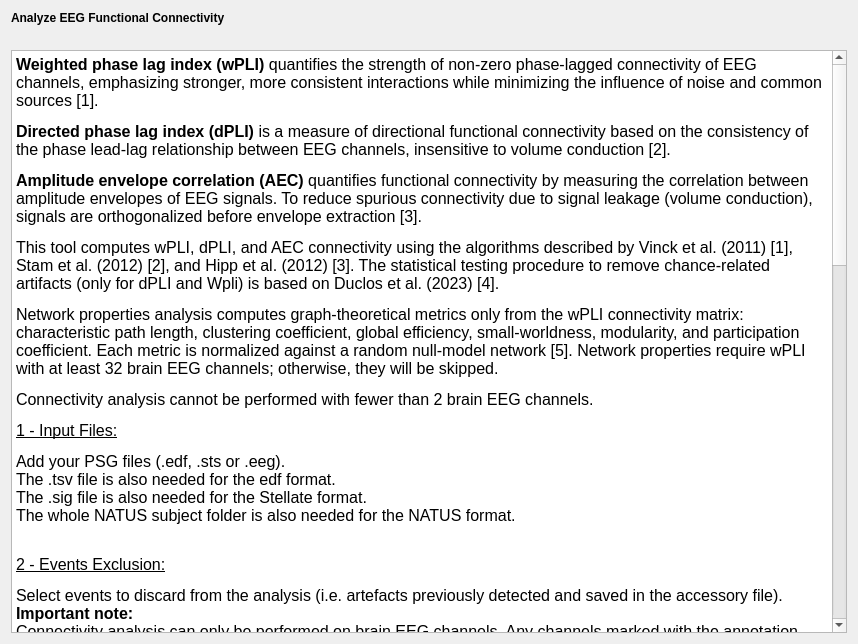
<?xml version="1.0" encoding="UTF-8"?>
<ui version="4.0">
 <class>AnalyzeEEGConnectivityDoc</class>
 <widget class="QWidget" name="AnalyzeEEGConnectivityDoc">
  <property name="geometry">
   <rect>
    <x>0</x>
    <y>0</y>
    <width>858</width>
    <height>644</height>
   </rect>
  </property>
  <property name="sizePolicy">
   <sizepolicy hsizetype="Expanding" vsizetype="Expanding">
    <horstretch>0</horstretch>
    <verstretch>0</verstretch>
   </sizepolicy>
  </property>
  <property name="windowTitle">
   <string/>
  </property>
  <layout class="QVBoxLayout" name="verticalLayout">
   <property name="spacing">
    <number>25</number>
   </property>
   <item>
    <widget class="QLabel" name="label">
     <property name="font">
      <font>
       <bold>false</bold>
      </font>
     </property>
     <property name="mouseTracking">
      <bool>true</bool>
     </property>
     <property name="text">
      <string>&lt;html&gt;&lt;head/&gt;&lt;body&gt;&lt;p&gt;&lt;span style=&quot; font-weight:700;&quot;&gt;Analyze EEG Functional Connectivity&lt;/span&gt;&lt;/p&gt;&lt;/body&gt;&lt;/html&gt;</string>
     </property>
    </widget>
   </item>
   <item>
    <widget class="QTextEdit" name="textEdit">
     <property name="enabled">
      <bool>true</bool>
     </property>
     <property name="readOnly">
      <bool>true</bool>
     </property>
     <property name="html">
      <string>&lt;!DOCTYPE HTML PUBLIC &quot;-//W3C//DTD HTML 4.0//EN&quot; &quot;http://www.w3.org/TR/REC-html40/strict.dtd&quot;&gt;
&lt;html&gt;&lt;head&gt;&lt;meta name=&quot;qrichtext&quot; content=&quot;1&quot; /&gt;&lt;meta charset=&quot;utf-8&quot; /&gt;&lt;style type=&quot;text/css&quot;&gt;
p, li { white-space: pre-wrap; }
hr { height: 1px; border-width: 0; }
li.unchecked::marker { content: &quot;\2610&quot;; }
li.checked::marker { content: &quot;\2612&quot;; }
&lt;/style&gt;&lt;/head&gt;&lt;body style=&quot; font-size:12pt; font-weight:400; font-style:italic;&quot;&gt;
&lt;p style=&quot; margin-top:12px; margin-bottom:12px; margin-left:0px; margin-right:0px; -qt-block-indent:0; text-indent:0px;&quot;&gt;&lt;span style=&quot; font-weight:700; font-style:normal;&quot;&gt;Weighted phase lag index (wPLI)&lt;/span&gt;&lt;span style=&quot; font-style:normal;&quot;&gt; quantifies the strength of non-zero phase-lagged connectivity of EEG channels, emphasizing stronger, more consistent interactions while minimizing the influence of noise and common sources [1]. &lt;/span&gt;&lt;/p&gt;
&lt;p style=&quot; margin-top:12px; margin-bottom:12px; margin-left:0px; margin-right:0px; -qt-block-indent:0; text-indent:0px;&quot;&gt;&lt;span style=&quot; font-weight:700; font-style:normal;&quot;&gt;Directed phase lag index (dPLI)&lt;/span&gt;&lt;span style=&quot; font-style:normal;&quot;&gt; is a measure of directional functional connectivity based on the consistency of the phase lead-lag relationship between EEG channels, insensitive to volume conduction [2].&lt;/span&gt;&lt;/p&gt;
&lt;p style=&quot; margin-top:12px; margin-bottom:12px; margin-left:0px; margin-right:0px; -qt-block-indent:0; text-indent:0px;&quot;&gt;&lt;span style=&quot; font-weight:700; font-style:normal;&quot;&gt;Amplitude envelope correlation (AEC)&lt;/span&gt;&lt;span style=&quot; font-style:normal;&quot;&gt; quantifies functional connectivity by measuring the correlation between amplitude envelopes of EEG signals. To reduce spurious connectivity due to signal leakage (volume conduction), signals are orthogonalized before envelope extraction [3].&lt;/span&gt;&lt;/p&gt;
&lt;p style=&quot; margin-top:12px; margin-bottom:12px; margin-left:0px; margin-right:0px; -qt-block-indent:0; text-indent:0px;&quot;&gt;&lt;span style=&quot; font-style:normal;&quot;&gt;This tool computes wPLI, dPLI, and AEC connectivity using the algorithms described by Vinck et al. (2011) [1], Stam et al. (2012) [2], and Hipp et al. (2012) [3]. The statistical testing procedure to remove chance-related artifacts (only for dPLI and Wpli) is based on Duclos et al. (2023) [4].&lt;/span&gt;&lt;/p&gt;
&lt;p style=&quot; margin-top:12px; margin-bottom:12px; margin-left:0px; margin-right:0px; -qt-block-indent:0; text-indent:0px;&quot;&gt;&lt;span style=&quot; font-style:normal;&quot;&gt;Network properties analysis computes graph-theoretical metrics only from the wPLI connectivity matrix: characteristic path length, clustering coefficient, global efficiency, small-worldness, modularity, and participation coefficient. Each metric is normalized against a random null-model network [5]. Network properties require wPLI with at least 32 brain EEG channels; otherwise, they will be skipped.&lt;/span&gt;&lt;/p&gt;
&lt;p style=&quot; margin-top:12px; margin-bottom:12px; margin-left:0px; margin-right:0px; -qt-block-indent:0; text-indent:0px;&quot;&gt;&lt;span style=&quot; font-style:normal;&quot;&gt;Connectivity analysis cannot be performed with fewer than 2 brain EEG channels.&lt;/span&gt;&lt;/p&gt;
&lt;p style=&quot; margin-top:12px; margin-bottom:12px; margin-left:0px; margin-right:0px; -qt-block-indent:0; text-indent:0px;&quot;&gt;&lt;span style=&quot; font-style:normal; text-decoration: underline;&quot;&gt;1 - Input Files:&lt;/span&gt;&lt;/p&gt;
&lt;p style=&quot; margin-top:12px; margin-bottom:12px; margin-left:0px; margin-right:0px; -qt-block-indent:0; text-indent:0px;&quot;&gt;&lt;span style=&quot; font-style:normal;&quot;&gt;Add your PSG files (.edf, .sts or .eeg). &lt;br /&gt;The .tsv file is also needed for the edf format.&lt;br /&gt;The .sig file is also needed for the Stellate format.&lt;br /&gt;The whole NATUS subject folder is also needed for the NATUS format. &lt;/span&gt;&lt;/p&gt;
&lt;p style=&quot; margin-top:12px; margin-bottom:12px; margin-left:0px; margin-right:0px; -qt-block-indent:0; text-indent:0px;&quot;&gt;&lt;span style=&quot; font-style:normal;&quot;&gt;&lt;br /&gt;&lt;/span&gt;&lt;span style=&quot; font-style:normal; text-decoration: underline;&quot;&gt;2 - Events Exclusion:&lt;/span&gt;&lt;/p&gt;
&lt;p style=&quot; margin-top:12px; margin-bottom:12px; margin-left:0px; margin-right:0px; -qt-block-indent:0; text-indent:0px;&quot;&gt;&lt;span style=&quot; font-style:normal;&quot;&gt;Select events to discard from the analysis (i.e. artefacts previously detected and saved in the accessory file).&lt;br /&gt;&lt;/span&gt;&lt;span style=&quot; font-weight:700; font-style:normal;&quot;&gt;Important note:&lt;br /&gt;&lt;/span&gt;&lt;span style=&quot; font-style:normal;&quot;&gt;Connectivity analysis can only be performed on brain EEG channels. Any channels marked with the annotation group &amp;quot;art_inspector&amp;quot; and the name &amp;quot;art_channel&amp;quot; or &amp;quot;non_brain&amp;quot; will now be automatically excluded from the analysis.&lt;/span&gt;&lt;/p&gt;
&lt;p style=&quot; margin-top:12px; margin-bottom:12px; margin-left:0px; margin-right:0px; -qt-block-indent:0; text-indent:0px;&quot;&gt;&lt;span style=&quot; font-style:normal;&quot;&gt;&lt;br /&gt;&lt;/span&gt;&lt;span style=&quot; font-style:normal; text-decoration: underline;&quot;&gt;3 - Filter Settings:&lt;/span&gt;&lt;/p&gt;
&lt;p style=&quot; margin-top:12px; margin-bottom:12px; margin-left:0px; margin-right:0px; -qt-block-indent:0; text-indent:0px;&quot;&gt;&lt;span style=&quot; font-style:normal; text-decoration: underline;&quot;&gt;Frequency Band Selection:&lt;br /&gt;&lt;/span&gt;&lt;span style=&quot; font-style:normal;&quot;&gt;Define the appropriate frequency band to align with your research objectives (e.g., Full frequency band, Delta,  Theta, Alpha, Beta)&lt;/span&gt;&lt;/p&gt;
&lt;p style=&quot; margin-top:12px; margin-bottom:12px; margin-left:0px; margin-right:0px; -qt-block-indent:0; text-indent:0px;&quot;&gt;&lt;span style=&quot; font-style:normal; text-decoration: underline;&quot;&gt;Recording Scope Selection:&lt;br /&gt;&lt;/span&gt;&lt;span style=&quot; font-style:normal;&quot;&gt;Select Sleep Stages to analyze specific stages, Unscored to analyze the full recording or a chosen time segment, or Specific Annotations to base the analysis on event markers.&lt;/span&gt;&lt;/p&gt;
&lt;p style=&quot; margin-top:12px; margin-bottom:12px; margin-left:0px; margin-right:0px; -qt-block-indent:0; text-indent:0px;&quot;&gt;&lt;span style=&quot; font-style:normal;&quot;&gt;&lt;br /&gt;&lt;/span&gt;&lt;span style=&quot; font-style:normal; text-decoration: underline;&quot;&gt;4 - Annotation Selection:&lt;/span&gt;&lt;/p&gt;
&lt;p style=&quot; margin-top:12px; margin-bottom:12px; margin-left:0px; margin-right:0px; -qt-block-indent:0; text-indent:0px;&quot;&gt;&lt;span style=&quot; font-style:normal;&quot;&gt;If the Analyse EEG Connectivity is performed on specific annotations, select them.&lt;/span&gt;&lt;/p&gt;
&lt;p style=&quot; margin-top:12px; margin-bottom:12px; margin-left:0px; margin-right:0px; -qt-block-indent:0; text-indent:0px;&quot;&gt;&lt;span style=&quot; font-style:normal; text-decoration: underline;&quot;&gt;&lt;br /&gt;5 - Connectivity Settings:&lt;/span&gt;&lt;/p&gt;
&lt;p style=&quot; margin-top:12px; margin-bottom:12px; margin-left:0px; margin-right:0px; -qt-block-indent:0; text-indent:0px;&quot;&gt;&lt;span style=&quot; font-style:normal;&quot;&gt;Define the connectivity type (wPLI, dPLI, or AEC)&lt;br /&gt;Specify the Epoch length and Epoch overlap (in seconds), number of surrogates and p-value threshold for statistical testing.&lt;br /&gt;&lt;/span&gt;&lt;span style=&quot; font-weight:700; font-style:normal;&quot;&gt;note:&lt;/span&gt;&lt;span style=&quot; font-style:normal;&quot;&gt;&lt;br /&gt;Statistical testing ensures connections are not due to chance and provides more reliable connectivity estimates.&lt;/span&gt;&lt;/p&gt;
&lt;p style=&quot; margin-top:12px; margin-bottom:12px; margin-left:0px; margin-right:0px; -qt-block-indent:0; text-indent:0px;&quot;&gt;&lt;span style=&quot; font-style:normal; text-decoration: underline;&quot;&gt;&lt;br /&gt;6 - Output Files :&lt;/span&gt;&lt;/p&gt;
&lt;p style=&quot; margin-top:12px; margin-bottom:12px; margin-left:0px; margin-right:0px; -qt-block-indent:0; text-indent:0px;&quot;&gt;&lt;span style=&quot; font-style:normal;&quot;&gt;All files are saved in the selected Output folder (or next to the input recording if the &amp;quot; save in the same folder is checked). Filenames use the subject name and metric (wPLI, dPLI, or AEC).&lt;/span&gt;&lt;/p&gt;
&lt;p style=&quot; margin-top:12px; margin-bottom:12px; margin-left:0px; margin-right:0px; -qt-block-indent:0; text-indent:0px;&quot;&gt;&lt;span style=&quot; font-style:normal;&quot;&gt;- Connectivity matrix (TSV) --- &amp;lt;Filename&amp;gt;_{wpli | dpli | aec}_convalue.tsv&lt;br /&gt;- Connectivity heatmap (PNG) --- &amp;lt;Filename&amp;gt;_{wpli | dpli | aec}_conheatmap.png&lt;br /&gt;- Head connectivity plot (PNG) — &amp;lt;Filename&amp;gt;_{wpli | dpli | aec}_contopomap.png (saved only if a best montage with ≥ 4 EEG channels is found)&lt;br /&gt;- Network Properties results (TSV)&lt;/span&gt;— &lt;span style=&quot; font-style:normal;&quot;&gt;&amp;lt;Filename&amp;gt;_wpli_net_properties_results.tsv (saved only when wPLI is selected and the number of channels is greater than 32.)&lt;br /&gt;- Participation Coefficient (TSV) &lt;/span&gt;— &lt;span style=&quot; font-style:normal;&quot;&gt;&amp;lt;Filename&amp;gt;_wpli_participation_coefficient_results.tsv (saved only when wPLI is selected and the number of channels is greater than 32.)&lt;br /&gt;&lt;/span&gt;&lt;/p&gt;
&lt;p style=&quot; margin-top:12px; margin-bottom:12px; margin-left:0px; margin-right:0px; -qt-block-indent:0; text-indent:0px;&quot;&gt;&lt;span style=&quot; font-style:normal;&quot;&gt;References:&lt;/span&gt;&lt;span style=&quot; font-style:normal;&quot;&gt;&lt;br /&gt;[1] Stam, C. J., &amp;amp; van Straaten, E. C. W. (2012). &lt;/span&gt;&lt;span style=&quot;&quot;&gt;Go with the flow: Use of a directed phase lag index (dPLI) to characterize patterns of phase relations in a large-scale model of brain dynamics&lt;/span&gt;&lt;span style=&quot; font-style:normal;&quot;&gt;. NeuroImage, 62(3), 1415–1428. https://doi.org/10.1016/j.neuroimage.2012.05.050&lt;br /&gt;[2] Vinck, M., Oostenveld, R., van Wingerden, M., Battaglia, F., &amp;amp; Pennartz, C. M. (2011). &lt;/span&gt;&lt;span style=&quot;&quot;&gt;An improved index of phase-synchronization for electrophysiological data in the presence of volume-conduction, noise and sample-size bias&lt;/span&gt;&lt;span style=&quot; font-style:normal;&quot;&gt;. NeuroImage, 55(4), 1548–1565. https://doi.org/10.1016/j.neuroimage.2011.01.055&lt;br /&gt;[3] Hipp, J. F., Hawellek, D. J., Corbetta, M., Siegel, M., &amp;amp; Engel, A. K. (2012). Large-scale cortical correlation structure of spontaneous oscillatory activity. Nature Neuroscience, 15(6), 884–890. https://doi.org/10.1038/nn.3101&lt;br /&gt;[4] Duclos, C., Maschke, C., Mahdid, Y., Nadin, D., Rokos, A., Arbour, C., Badawy, M., Létourneau, J., Owen, A. M., Plourde, G., &amp;amp; Blain-Moraes, S. (2023). Brain responses to propofol in advance of recovery from coma and disorders of consciousness: A preliminary study. *American Journal of Respiratory and Critical Care Medicine, 207*(5), 602–613. https://doi.org/10.1164/rccm.202105-1223OC&lt;br /&gt;[5] Rubinov, M., &amp;amp; Sporns, O. (2010). Complex network measures of brain connectivity: Uses and interpretations. NeuroImage, 52(3), 1059–1072. https://doi.org/10.1016/j.neuroimage.2009.10.003&lt;/span&gt;&lt;/p&gt;&lt;/body&gt;&lt;/html&gt;</string>
     </property>
    </widget>
   </item>
  </layout>
 </widget>
 <resources/>
 <connections/>
</ui>
